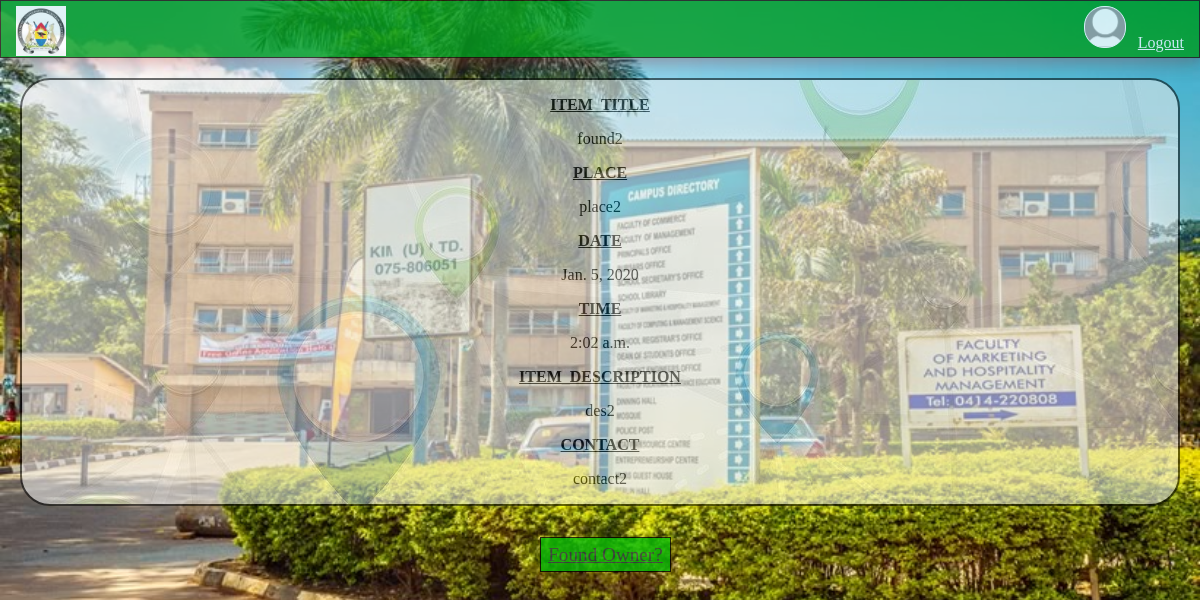
The app's page /profile/my_found_things/active/2/ (signed in) with its own data.
### users/models.py (models this page shows, shortened)
class Profile(models.Model):
    user=models.OneToOneField(User,on_delete=models.CASCADE)
    image=models.ImageField(default='default.jpg',upload_to='profile_pics')

### lost/models.py (models this page shows, shortened)
class itemfound(models.Model):
    product_title = models.CharField(max_length=100)
    place = models.TextField(default='Found this item near ..')
    date = models.DateField()
    time=models.TimeField()
    description = models.TextField()
    contactme = models.CharField(max_length=150,default='email')
    username=models.CharField(max_length=100,blank=True,default='NULL')

### users/views.py (the view)
# urls.py: path('profile/my_found_things/active/<int:id>/',specific_post_view,name='specific-post-view-f'),
def specific_post_view(request,id):
    obj=get_object_or_404(itemfound,id=id)
    return render(request,"specific_post_found.html",{"data":obj})

### templates/specific_post_found.html (shortened to what this page needs)
{%include 'base.html'%}
{%include 'header.html'%}
{% load static %}
<div class="list1 common">
    <p><u><b>ITEM_TITLE</b></u></p>
    <p> {{data.product_title}}</p>
    <p><u><b>PLACE</b></u></p>
    <p>{{data.place}}</p>
    <p><u><b>DATE</b></u></p>
    <p>{{data.date}}</p>
    <p><u><b>TIME</b></u></p>
    <p>{{data.time}}</p>
    <p><u><b>ITEM_DESCRIPTION</b></u></p>
    <p>{{data.description}}</p>
    <p><u><b>CONTACT</b></u></p>
    <p>{{data.contactme}}</p>
</div>
<a href="delete/" class="smalllinks">Found Owner?</a>

### templates/header.html (shortened to what this page needs)
{% load static %}
<header style="background: rgb(4, 156, 30)">
  <div class="border">
    <a href="/">
      <img
        src="{% static '/css/images/MUBS.jpeg'%}"
        alt="home-icon"
        class="icon"
        width="50px"
        align="left"
        style="margin-left: 1%; padding-bottom: 0%"
    /></a>
    <div align="right">
      {% if user.is_authenticated %}
      <a href="/profile/" style="margin-bottom: 0%"
        ><img
          src="{{ user.profile.image.url }}"
          alt="profile"
          width="40px"
          class="icon"
          style="
            border: 1px solid white;
            border-radius: 20px;
            background-color: aliceblue;
          " /></a
      >&nbsp;&nbsp;
      <a href="/logout/" class="links" style="color: aliceblue">Logout</a>
      {% endif %}
    </div>
  </div>
</header>

### static/css/style.css (style rules this page uses)
body { margin:0px; padding:0px; background-color: whitesmoke ; background-size:100%; }
header { background-image: url("images/header.jpg"); border:1px solid #1f1209; padding:5px 3px 5px 3px; background-size: 100%; }
.common { margin: 20px; text-align: center; font-family: serif; color: black; border: 2px solid black; opacity: 0.7; transition: box-shadow 0.4s; background-image: url("images/background2.jpg"); border-radius: 30px; cursor: pointer; }
a:link { color:#374049 ; }
.smalllinks { font-size: 120%; border: 1px solid black; padding: 0.5% 0.6%; margin-left: 45%; background-color: #06bb06; }

### records on screen
itemfound: product_title "found2", place "place2", date "Jan. 5, 2020", time "2:02 a.m.", description "des2", contactme "contact2"
